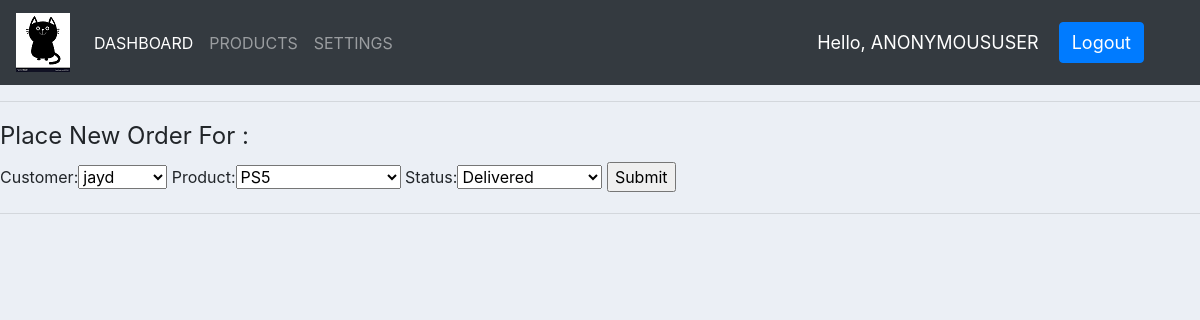
/updateorder/12/, run on the app's committed database.
### accounts/models.py (models this page shows, shortened)
class Order(models.Model):
    STATUS=(
        ('Pending','Pending'),
        ('Out For Delivery','Out For Delivery'),
        ('Delivered','Delivered'),
    )
    customer = models.ForeignKey(Customer, null=True, on_delete=models.SET_NULL)
    product = models.ForeignKey(Product, null=True, on_delete=models.SET_NULL)
    date_created = models.DateTimeField(auto_now_add=True, null=True)
    status = models.CharField(max_length=250, null=True, choices=STATUS)

### accounts/views.py (the view)
# urls.py: path('updateorder/<str:pk>/',views.updateOrder, name='update_order'),
def updateOrder(request, pk):
    order = Order.objects.get(id=pk)
    form = OrderForm(instance=order)
    if request.method == "POST":
        form = OrderForm(request.POST, instance=order)
        if form.is_valid():
            form.save()
            messages.success(request,'Order updated successfully')
            return redirect('index')
    context = { 'form' : form }
    return render(request,'accounts/updateorder.html', context)

### accounts/forms.py
class OrderForm(ModelForm):
    class Meta:
        model = Order
        fields = '__all__'

### accounts/models.py (called while the page is built)
    def __str__(self):
        return self.user.username

    def __str__(self):
        return self.name

### accounts/templates/accounts/updateorder.html (shortened to what this page needs)
{% extends 'accounts/base.html' %}
{% load static %}
{% block content %}
<fieldset>
    <legend class="mb-2">Place New Order For : {{customer}}</legend>
<form action="" method="POST">
    {{ form }}
    <input type='submit' name="submit">
</form>
</fieldset>
{% endblock %}

### static/css/main.css (style rules this page uses)
body { background-color: #ebeff5; width: 100%; height: 100%; }

### data on the page
Order: customer "jayd", product "PS5", status "Delivered"

### other printed values
{{ request.user | upper }} "ANONYMOUSUSER"
